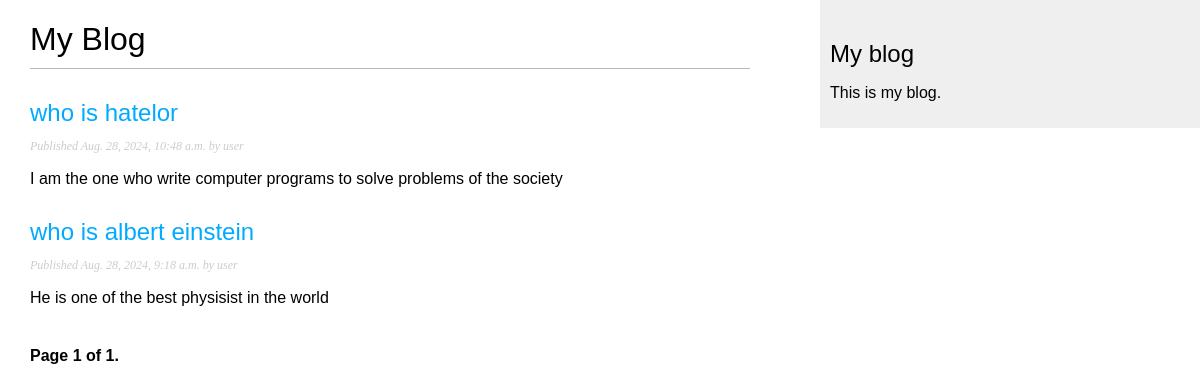
The page /blog/ on the database as committed earlier.
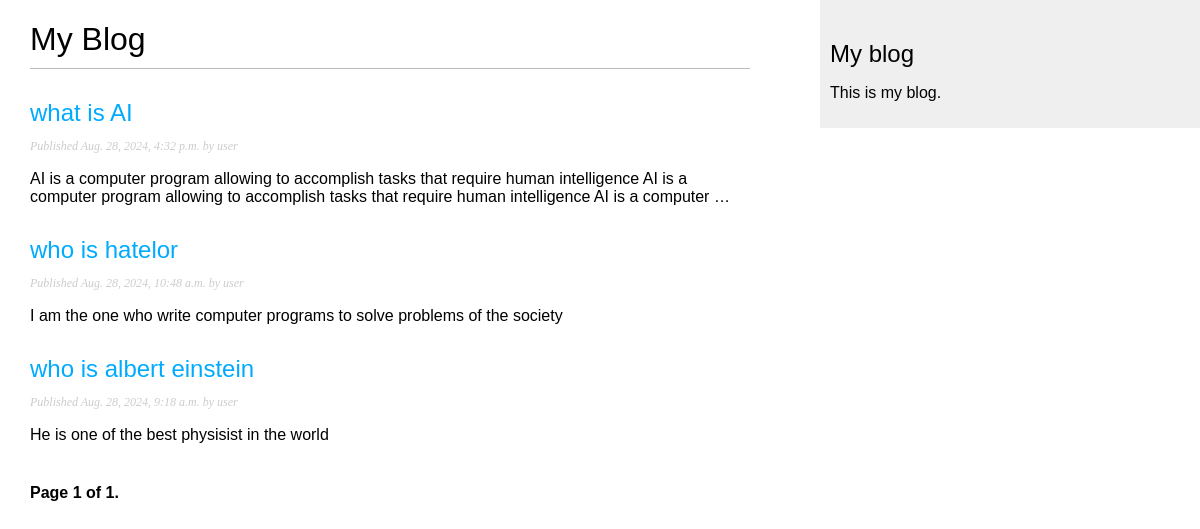
The same page on the database as committed later.
### blog/models.py (models this page shows, shortened)
class Post(models.Model):
    objects = models.Manager() # The default manager.
    published = PublishedManager() # Our custom manager.
    class Status(models.TextChoices):
       DRAFT = 'DF', 'Draft'
       PUBLISHED = 'PB', 'Published'
    title = models.CharField(max_length=250)
    slug = models.SlugField(
        max_length=250,
        unique_for_date='publish')
    author = models.ForeignKey(
    settings.AUTH_USER_MODEL,
    on_delete=models.CASCADE,
    related_name='blog_posts'
                       )
    body = models.TextField()
    publish = models.DateTimeField(default=timezone.now)
    created = models.DateTimeField(auto_now_add=True)
    updated = models.DateTimeField(auto_now=True)
    status = models.CharField(
    max_length=2,
    choices=Status,
    default=Status.DRAFT)
    class Meta:
        ordering = ['-publish']
        indexes = [
        models.Index(fields=['-publish']),
            ]
    def get_absolute_url(self):
        return reverse(
        'blog:post_detail',
        args=[
            self.publish.year,
            self.publish.month,
            self.publish.day,
            self.slug
            ]
        )

### blog/views.py (the view)
# urls.py: path('', views.post_list, name='post_list'),
def post_list(request):
    post_list = Post.published.all()
    paginator = Paginator(post_list, 3)
    page_number = request.GET.get('page', 1)
    try:
        posts = paginator.page(page_number)
    except PageNotAnInteger:
        posts = paginator.page(1)
    except EmptyPage:
        posts = paginator.page(paginator.num_pages)
    return render(
    request,
    'blog/post/list.html',
    {'posts': posts}
    )

### blog/models.py (called while the page is built)
    def get_queryset(self):
        return (
        super().get_queryset().filter(status=Post.Status.PUBLISHED)
        )

### blog/templates/blog/post/list.html (shortened to what this page needs)
{% extends "blog/base.html" %}
{% block content %}
    <h1>My Blog</h1>
    {% for post in posts %}
        <h2>
        <a href="{{ post.get_absolute_url }}">
        {{ post.title }}
        </a>
        </h2>
        <p class="date">
        Published {{ post.publish }} by {{ post.author }}
        </p>
        {{ post.body|truncatewords:30|linebreaks }}
    {% endfor %}
    {% include "pagination.html" with page=posts %}
{% endblock %}

Rows that differ between the two databases and show on the page:
added Post: title "what is AI", publish "Aug. 28, 2024, 4:32 p.m.", author "user", body "AI is a computer program allowing to accomplish tasks that require human intelligence AI is a computer program allowing to accomplish tasks that require human intelligence AI is a computer …"
